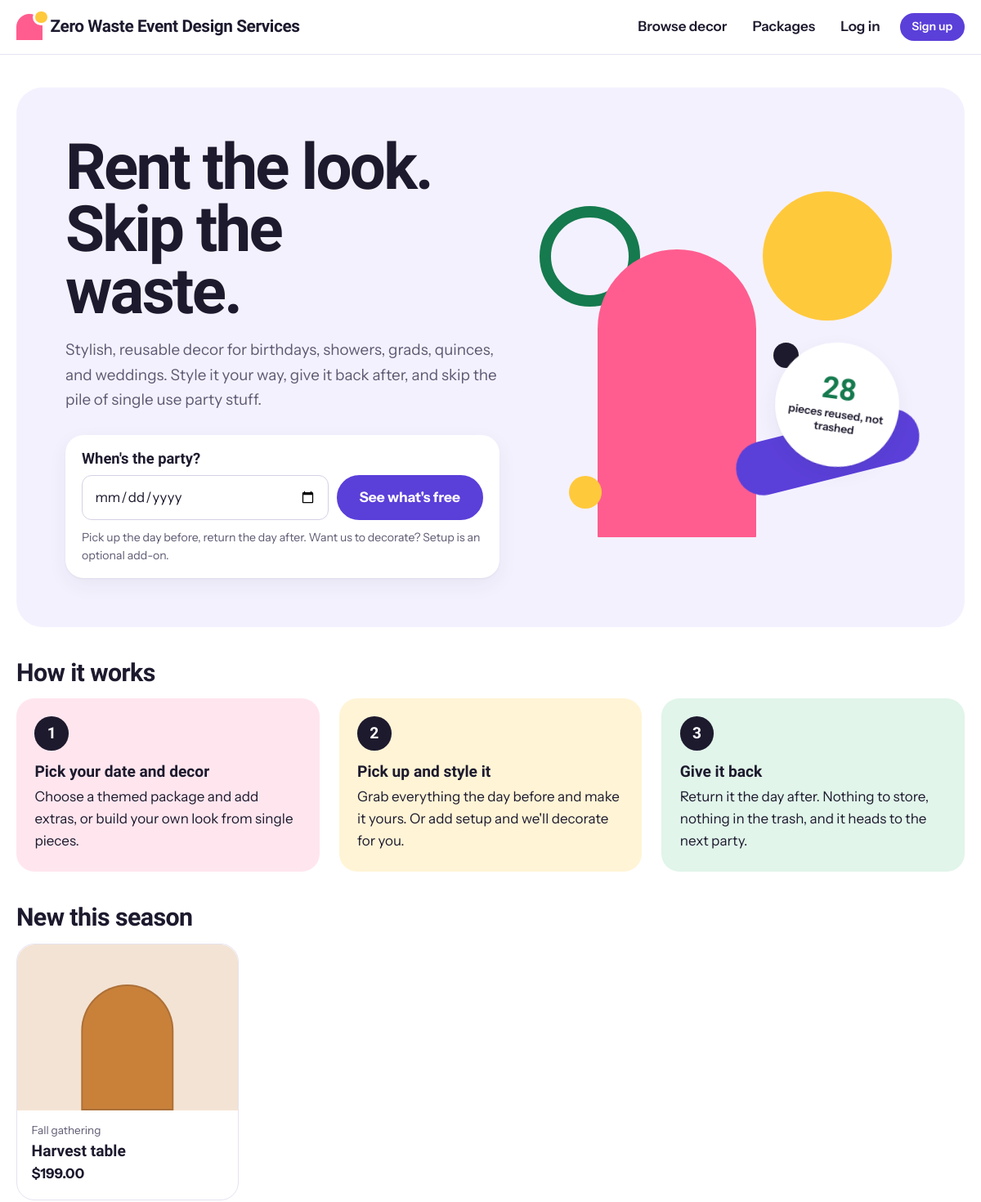
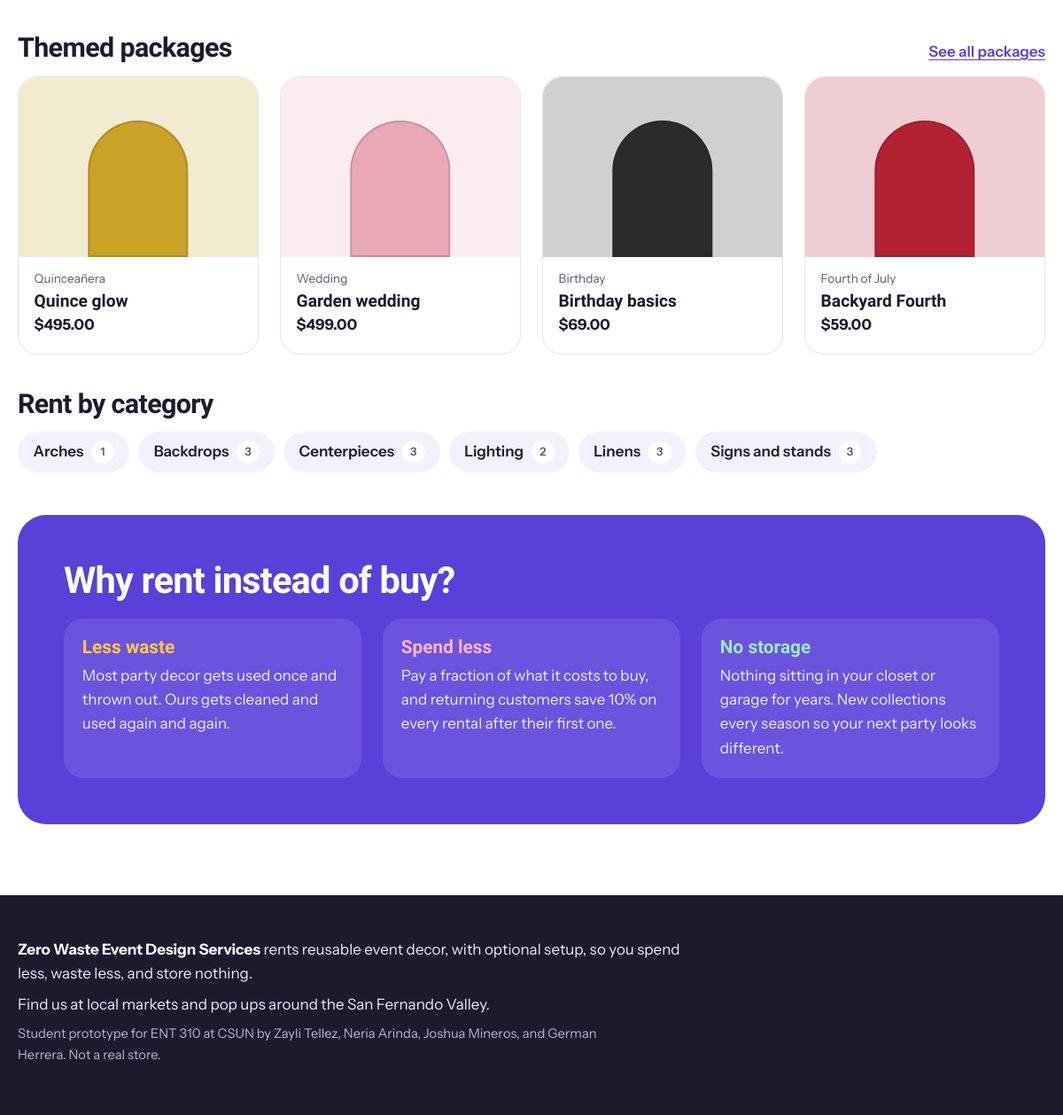
The page / on the database its author committed (2 pictures, top to bottom).
### tables this page shows
CREATE TABLE packages (
  id          INT AUTO_INCREMENT PRIMARY KEY,
  name        VARCHAR(120) NOT NULL,
  event_type  VARCHAR(60)  NOT NULL,
  description TEXT NOT NULL,
  price       DECIMAL(8,2) NOT NULL,
  setup_fee   DECIMAL(8,2) NOT NULL DEFAULT 75.00,  
  season      VARCHAR(40) NULL,                     
  color_hex   CHAR(7) NOT NULL DEFAULT '#CCCCCC',
  is_active   TINYINT(1) NOT NULL DEFAULT 1
);

CREATE TABLE categories (
  id    INT AUTO_INCREMENT PRIMARY KEY,
  name  VARCHAR(60) NOT NULL,
  slug  VARCHAR(60) NOT NULL UNIQUE
);

### includes/bootstrap.php (called while the page is built, shortened)
<?php
function db(): PDO
{
    static $pdo = null;
    if ($pdo === null) {
        $dsn = 'mysql:host=' . DB_HOST . ';port=' . DB_PORT . ';dbname=' . DB_NAME . ';charset=utf8mb4';
        $pdo = new PDO($dsn, DB_USER, DB_PASS, [
            PDO::ATTR_ERRMODE            => PDO::ERRMODE_EXCEPTION,
            PDO::ATTR_DEFAULT_FETCH_MODE => PDO::FETCH_ASSOC,
            PDO::ATTR_EMULATE_PREPARES   => false,
        ]);
    }
    return $pdo;
}
function base_url(): string
{
    static $base = null;
    if ($base === null) {
        $script = $_SERVER['SCRIPT_NAME'] ?? '';
        $dir = str_replace('\\', '/', dirname($script));
        $base = rtrim($dir, '/');
    }
    return $base;
}
function url(string $path = ''): string
{
    return base_url() . '/' . ltrim($path, '/');
}
function e(?string $text): string
{
    return htmlspecialchars((string) $text, ENT_QUOTES, 'UTF-8');
}
function money($amount): string
{
    return '$' . number_format((float) $amount, 2);
}
require_once __DIR__ . '/availability.php';
    ob_start(); ?>

### includes/availability.php (called while the page is built, shortened)
<?php
function pieces_reused(?int $userId = null): int
{
    $sql = "SELECT COALESCE(SUM(ri.quantity), 0)
            FROM rental_items ri JOIN rentals r ON r.id = ri.rental_id
            WHERE r.status = 'returned'";
    $params = [];
    $stmt = db()->prepare($sql);
    $stmt->execute($params);
    return (int) $stmt->fetchColumn();
}

### public/index.php (the view, shortened to what this page needs)
<?php
require __DIR__ . '/../includes/bootstrap.php';
$seasonal = db()->query('SELECT * FROM packages WHERE is_active = 1 AND season IS NOT NULL ORDER BY id')->fetchAll();
$packages = db()->query('SELECT * FROM packages WHERE is_active = 1 AND season IS NULL ORDER BY id LIMIT 4')->fetchAll();
$categories = db()->query('SELECT c.*, COUNT(i.id) AS item_count
                           FROM categories c
                           LEFT JOIN items i ON i.category_id = c.id AND i.is_active = 1
                           GROUP BY c.id ORDER BY c.name')->fetchAll();
$reused = pieces_reused();
$minDate = date('Y-m-d', strtotime('+2 days'));
require __DIR__ . '/../includes/header.php';
function package_card(array $p): void
{ ?>
  <a class="chip-card" href="<?= e(url('package.php?id=' . $p['id'])) ?>">
    <span class="swatch shape-arch" style="--swatch: <?= e($p['color_hex']) ?>"></span>
    <span class="chip-body">
      <span class="chip-kicker"><?= e($p['event_type']) ?></span>
      <span class="chip-title"><?= e($p['name']) ?></span>
      <span class="chip-price"><?= money($p['price']) ?></span>
    </span>
  </a>
<?php }
?>
<section class="hero">
  <div class="hero-copy">
    <h1>Rent the look. Skip the waste.</h1>
    <p class="hero-sub">Stylish, reusable decor for birthdays, showers, grads, quinces, and weddings. Style it your way, give it back after, and skip the pile of single use party stuff.</p>
    <form class="date-card" method="get" action="<?= e(url('items.php')) ?>">
      <label for="hero-date">When's the party?</label>
      <div class="date-row">
        <input id="hero-date" type="date" name="date" min="<?= e($minDate) ?>" required>
        <button type="submit" class="btn btn-big">See what's free</button>
      </div>
      <p class="small">Pick up the day before, return the day after. Want us to decorate? Setup is an optional add-on.</p>
    </form>
  </div>
  <div class="hero-art">
    <div class="art" aria-hidden="true">
      <span class="blob b-ring"></span>
      <span class="blob b-arch"></span>
      <span class="blob b-sun"></span>
      <span class="blob b-dot1"></span>
      <span class="blob b-dot2"></span>
    </div>
    <?php if ($reused > 0): ?>
      <p class="sticker"><strong><?= number_format($reused) ?></strong> pieces reused, not trashed</p>
    <?php endif; ?>
  </div>
</section>
<section class="steps" aria-labelledby="how">
  <h2 id="how">How it works</h2>
  <ol class="step-list">
    <li><strong>Pick your date and decor</strong> Choose a themed package and add extras, or build your own look from single pieces.</li>
    <li><strong>Pick up and style it</strong> Grab everything the day before and make it yours. Or add setup and we'll decorate for you.</li>
    <li><strong>Give it back</strong> Return it the day after. Nothing to store, nothing in the trash, and it heads to the next party.</li>
  </ol>
</section>
<?php if ($seasonal): ?>
<section aria-labelledby="season">
  <div class="section-head">
    <h2 id="season">New this season</h2>
  </div>
  <div class="grid">
    <?php foreach ($seasonal as $p) { package_card($p); } ?>
  </div>
</section>
<?php endif; ?>
<section aria-labelledby="pk">
  <div class="section-head">
    <h2 id="pk">Themed packages</h2>
    <a href="<?= e(url('packages.php')) ?>">See all packages</a>
  </div>
  <div class="grid">
    <?php foreach ($packages as $p) { package_card($p); } ?>
  </div>
</section>
<section aria-labelledby="cat">
  <h2 id="cat">Rent by category</h2>
  <ul class="category-list">
    <?php foreach ($categories as $c): ?>
      <li><a href="<?= e(url('items.php?category=' . urlencode($c['slug']))) ?>"><?= e($c['name']) ?> <span><?= (int) $c['item_count'] ?></span></a></li>
    <?php endforeach; ?>
  </ul>
</section>
<section class="perks" aria-labelledby="why">
  <h2 id="why">Why rent instead of buy?</h2>
  <ul class="perk-list">
    <li><strong>Less waste</strong> Most party decor gets used once and thrown out. Ours gets cleaned and used again and again.</li>
    <li><strong>Spend less</strong> Pay a fraction of what it costs to buy, and returning customers save <?= (int) LOYALTY_PERCENT ?>% on every rental after their first one.</li>
    <li><strong>No storage</strong> Nothing sitting in your closet or garage for years. New collections every season so your next party looks different.</li>
  </ul>
</section>
<?php require __DIR__ . '/../includes/footer.php'; ?>

### rows shown on the page
packages: event_type "Fall gathering", name "Harvest table", price "$199.00"
packages: event_type "Quinceañera", name "Quince glow", price "$495.00"
packages: event_type "Wedding", name "Garden wedding", price "$499.00"
packages: event_type "Birthday", name "Birthday basics", price "$69.00"
packages: event_type "Fourth of July", name "Backyard Fourth", price "$59.00"
categories: name "Arches", item_count "1"
categories: name "Backdrops", item_count "3"
categories: name "Centerpieces", item_count "3"
categories: name "Lighting", item_count "2"
categories: name "Linens", item_count "3"
categories: name "Signs and stands", item_count "3"

### other values the page prints
SITE_NAME "Zero Waste Event Design Services"
$label "Browse decor Packages Log in"
$reused "28"
LOYALTY_PERCENT "10"
